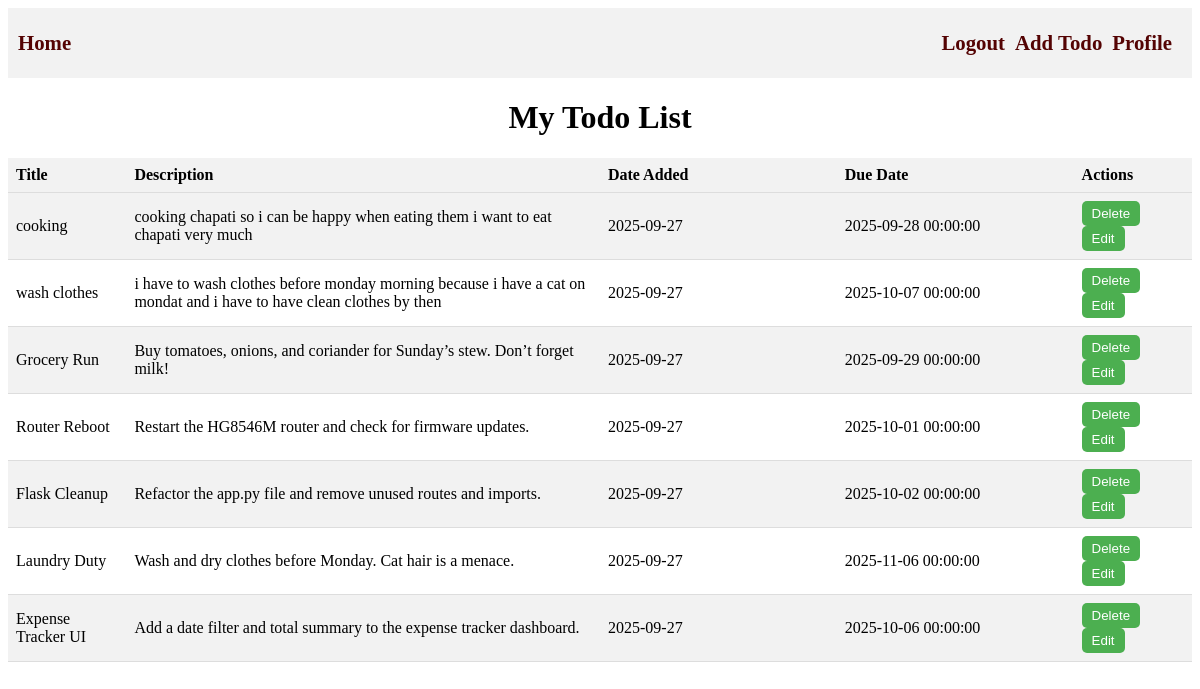
Screenshot of /home (signed in) with the database file from the repository.
### todo_app/models.py (models this page shows, shortened)
class Todo(db.Model):
    id = db.Column(db.Integer, primary_key=True)
    title = db.Column(db.String(100), nullable=False)
    date_added = db.Column(db.Date, nullable=False, default=lambda: datetime.utcnow().date())
    description = db.Column(db.Text, nullable=False)
    date_ending = db.Column(db.DateTime, nullable=False)
    complete = db.Column(db.Boolean, default=False)
    user_id = db.Column(db.Integer, db.ForeignKey('user.id'), nullable=False)

### todo_app/routes.py (the view)
@app.route('/')
@app.route('/home')
@login_required
def index():
    todos = Todo.query.filter_by(owner=current_user).all()
    return render_template('index.html' , todos=todos)

### todo_app/routes.py (called while the page is built)
@login_manager.user_loader
def load_user(user_id):
    return User.query.get(int(user_id))

### todo_app/templates/index.html (shortened to what this page needs)
{%extends 'base.html'%}
{%block content%}
    <h1>My Todo List</h1>
    <table>
        <tr>
            <th id="title" scope="col">Title</th>
            <th id="description" scope="col">Description</th>
            <th id="date_added" scope="col">Date Added</th>
            <th id="date_ending" scope="col">Due Date</th>
            <th id="actions" scope="col">Actions</th>
        </tr>
        {% for todo in todos %}
            <tr>
                <td>{{ todo.title }}</td>
                <td>{{ todo.description }}</td>
                <td>{{ todo.date_added }}</td></td>
                <td>{{ todo.date_ending }}</td>
                <td>
                    <a href="{{ url_for('delete', todo_id=(todo.id))}}"><button>Delete</button></a>
                    <a href="{{ url_for('update', todo_id=(todo.id))}}"><button>Edit</button></a>
                </td>
            </tr>
        {% endfor %}
    </table>
{%endblock%}

### todo_app/templates/index.html (style rules this page uses)
h1 { text-align: center; }
#actions { width: 10%; }
#title { width: 10%; }
#description { width: 40%; }
#date_added { width: 20%; }
#date_ending { width: 20%; }
table { width: 100%; border-collapse: collapse; }
th, td { padding: 8px; text-align: left; border-bottom: 1px solid #ddd; }
th { background-color: #f2f2f2; }
tr:nth-child(even) { background-color: #f2f2f2; }
button { background-color: #4CAF50; color: white; padding: 5px 10px; border: none; border-radius: 5px; cursor: pointer; }

### rows the page displays
Todo: title "cooking", description "cooking chapati so i can be happy when eating them i want to eat chapati very much", date_added "2025-09-27", date_ending "2025-09-28 00:00:00"
Todo: title "wash clothes", description "i have to wash clothes before monday morning because i have a cat on mondat and i have to have clean clothes by then", date_added "2025-09-27", date_ending "2025-10-07 00:00:00"
Todo: title "Grocery Run", description "Buy tomatoes, onions, and coriander for Sunday’s stew. Don’t forget milk!", date_added "2025-09-27", date_ending "2025-09-29 00:00:00"
Todo: title "Router Reboot", description "Restart the HG8546M router and check for firmware updates.", date_added "2025-09-27", date_ending "2025-10-01 00:00:00"
Todo: title "Flask Cleanup", description "Refactor the app.py file and remove unused routes and imports.", date_added "2025-09-27", date_ending "2025-10-02 00:00:00"
Todo: title "Laundry Duty", description "Wash and dry clothes before Monday. Cat hair is a menace.", date_added "2025-09-27", date_ending "2025-11-06 00:00:00"
Todo: title "Expense Tracker UI", description "Add a date filter and total summary to the expense tracker dashboard.", date_added "2025-09-27", date_ending "2025-10-06 00:00:00"
